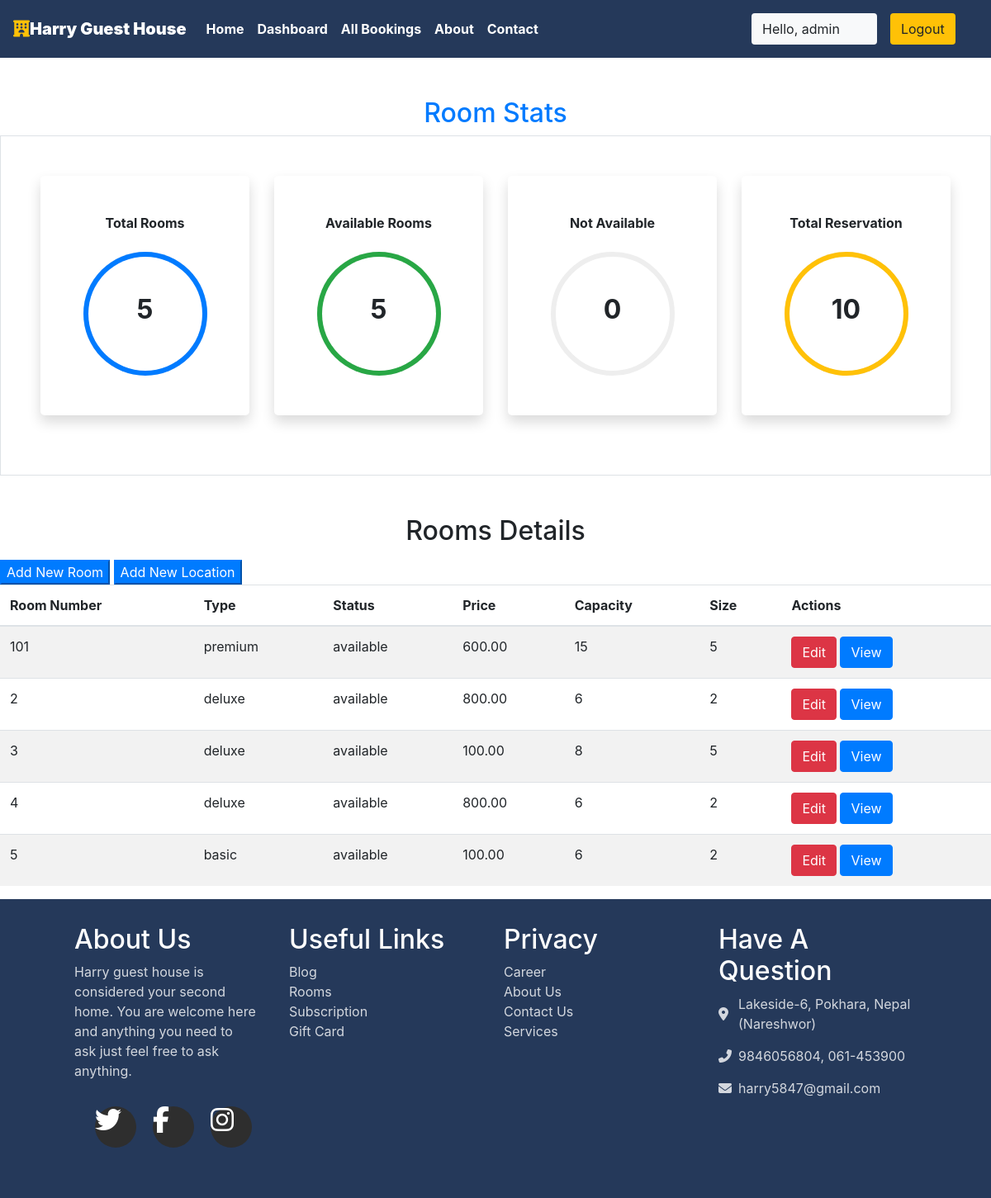
Page /staff/panel (signed in) on the committed database.
### booking/models.py (models this page shows, shortened)
class Rooms(models.Model):
    ROOM_STATUS = (
    ("1", "available"),
    ("2", "not available"),
    )
    ROOM_TYPE = (
    ("1", "premium"),
    ("2", "deluxe"),
    ("3","basic"),
    )
    METHOD = (
    ("Cash On Checkout", "Cash On Checkout"),
    ("Khalti", "Khalti"),
    )
    room_type = models.CharField(max_length=50,choices = ROOM_TYPE)
    capacity = models.IntegerField()
    price = models.DecimalField(decimal_places=2, max_digits=10)
    size = models.IntegerField()
    hotel = models.ForeignKey(Hotels, on_delete = models.CASCADE)
    status = models.CharField(choices =ROOM_STATUS,max_length = 15)
    roomnumber = models.IntegerField()
    payment_method = models.CharField(
        max_length=50, choices = METHOD)

### booking/views.py (the view)
# urls.py: path('staff/panel', views.panel,name="staffpanel"),
@login_required(login_url='/staff')
def panel(request):
    if request.user.is_staff == False:
        return HttpResponse('Access Denied')
    rooms = Rooms.objects.all()
    total_rooms = len(rooms)
    available_rooms = len(Rooms.objects.all().filter(status='1'))
    unavailable_rooms = len(Rooms.objects.all().filter(status='2'))
    reserved = len(Reservation.objects.all())
    hotel = Hotels.objects.values_list('location','id').distinct().order_by()
    response = render(request,'staff/panel.html',{'location':hotel,'reserved':reserved,'rooms':rooms,'total_rooms':total_rooms,'available':available_rooms,'unavailable':unavailable_rooms})
    return HttpResponse(response)

### booking/templatetags/app_tags.py (called while the page is built)
@register.filter
def percentage(value1,value2=100):
    return int(value1)/int(value2)*100

### templates/staff/panel.html (shortened to what this page needs)
{% extends 'basic.html' %} {% block title %} staff panel {% endblock title %}  {% block body %}
<section class="my-5 ">
    {%load app_tags%}
    <h2 class="text-center text-primary">Room Stats</h2>
    <div class="container-fluid px-5 py-5 border">
        <div class="row">
            <div class="col-xl-3 col-lg-6 col-sm-12 mb-4 ">
                <div class="bg-white rounded-lg p-5 shadow">
                    <h2 class="h6 font-weight-bold text-center mb-4">Total Rooms</h2>
                    <div class="progress mx-auto" data-value={{ total_rooms|percentage:total_rooms}}>
                        <span class="progress-left">
                                    <span class="progress-bar border-primary"></span>
                        </span>
                        <span class="progress-right">
                                    <span class="progress-bar border-primary"></span>
                        </span>
                        <div class="progress-value w-100 h-100 rounded-circle d-flex align-items-center justify-content-center">
                            <div class="h2 font-weight-bold">{{ total_rooms}}</div>
                        </div>
                    </div>
                </div>
            </div>
            <div class="col-xl-3 col-lg-6 col-sm-12 mb-4">
                <div class="bg-white rounded-lg p-5 shadow">
                    <h2 class="h6 font-weight-bold text-center mb-4">Available Rooms</h2>
                    <div class="progress mx-auto" data-value={{ available|percentage:total_rooms}}>
                        <span class="progress-left">
                                    <span class="progress-bar border-success"></span>
                        </span>
                        <span class="progress-right">
                                    <span class="progress-bar border-success"></span>
                        </span>
                        <div class="progress-value w-100 h-100 rounded-circle d-flex align-items-center justify-content-center">
                            <div class="h2 font-weight-bold">{{ available}}</div>
                        </div>
                    </div>
                </div>
            </div>
            <div class="col-xl-3 col-lg-6 col-sm-12 mb-4">
                <div class="bg-white rounded-lg p-5 shadow">
                    <h2 class="h6 font-weight-bold text-center mb-4">Not Available</h2>
                    <div class="progress mx-auto" data-value={{ unavailable|percentage:total_rooms}}>
                        <span class="progress-left">
                        </span>
                        <span class="progress-right">
                        </span>
                        <div class="progress-value w-100 h-100 rounded-circle d-flex align-items-center justify-content-center">
                            <div class="h2 font-weight-bold">{{ unavailable}}</div>
                        </div>
                    </div>
                </div>
            </div>
            <div class="col-xl-3 col-lg-6 col-sm-12 mb-4">
                <div class="bg-white rounded-lg p-5 shadow">
                    <h2 class="h6 font-weight-bold text-center mb-4">Total Reservation</h2>
                    <div class="progress mx-auto" data-value={{reserved |percentage:total_rooms}}>
                        <span class="progress-left">
                                    <span class="progress-bar border-warning"></span>
                        </span>
                        <span class="progress-right">
                                    <span class="progress-bar border-warning"></span>
                        </span>
                        <div class="progress-value w-100 h-100 rounded-circle d-flex align-items-center justify-content-center">
                            <div class="h2 font-weight-bold">{{reserved}}</div>
                        </div>
                    </div>
                </div>
            </div>
        </div>
    </div>
</section>
<h2 class="text-center pb-2">Rooms Details</h2>
<Button class="btn-group btn-primary" data-toggle="modal" data-target="#newroom">Add New Room</Button>
<Button class="btn-group btn-primary " data-toggle="modal" data-target="#newlocation">Add New Location</Button>
<table class="table table-striped  ">
    <thead>
        <th>Room Number</th>
        <th>Type</th>
        <th>Status</th>
        <th>Price</th>
        <th>Capacity</th>
        <th>Size</th>
        <th colspan="2">Actions</th>
    </thead>
    {% if rooms %} {% for each_room in rooms %}
    <tr>
        <td>{{each_room.roomnumber}}</td>
        <td>{{each_room.get_room_type_display}}</td>
        <td>{{each_room.get_status_display}}</td>
        <td>{{each_room.price}}</td>
        <td>{{each_room.capacity}}</td>
        <td>{{each_room.size}}</td>
        <td colspan="2">
            <a href="/staff/panel/edit-room?roomid={{each_room.id}}"><Button class="btn btn-danger">Edit</Button></a>
            <a href="/staff/panel/view-room?roomid={{each_room.id}}"><Button class="btn btn-primary">View</Button></a>
        </td>
    </tr>
    {% endfor %} {% endif %}
</table>
{% endblock body %}

### templates/basic.html (shortened to what this page needs)
{% load static %}
<!DOCTYPE html>
<!DOCTYPE html>
<html lang="en">
<head>
    <link rel="stylesheet" href="https://use.fontawesome.com/releases/v5.7.0/css/all.css">
    <link rel="stylesheet" href="{% static 'css/bootstrap.css' %}">
    <link rel="stylesheet" href="https://maxcdn.bootstrapcdn.com/bootstrap/4.5.0/css/bootstrap.min.css" >
    <link rel="stylesheet" href="{% static 'css/demo.css' %}">
</head>
<body style="dbackground-image: url('https://source.unsplash.com/random');height: 100%;">
    <div class="container-fluid px-0">
        <nav class="navbar navbar-expand-lg navbar-dark font-weight-bold" style="background-color: #25395a;">
            <a class="navbar-brand text-bold bg-black " href="/"><i class="fas fa-hotel text-warning"></i><b>Harry Guest House</b></a>
            <div class="collapse navbar-collapse " id="navbarSupportedContent">
                <ul class="navbar-nav mr-auto ">
                    <li class="nav-item active">
                        <a class="nav-link text-bold " href="/home"> Home</a>
                    </li>
                    {% if user.is_staff %}
                    <li class="nav-item active">
                        <a class="nav-link text-bold" href="/staff/panel">Dashboard </a>
                    </li>
                    {% elif user.is_staff == False and user.is_authenticated %}
                    <li class="nav-item active">
                            <a class="nav-link text-bold" href="/user/bookings">My Bookings </a>
                        </li>
                    {% endif %}
                    {% if user.is_staff %}
                    <li class="nav-item active">
                            <a class="nav-link text-bold" href="/staff/allbookings">All Bookings </a>
                        </li>
                    {% endif %}
                    <li class="nav-item active">
                        <a class="nav-link text-bold" href="/about">About</a>
                    </li>
                    <li class="nav-item active">
                        <a class="nav-link text-bold" href="/contact">Contact </a>
                    </li>
                </ul>
                {% if user.is_authenticated %}
                      <button class="btn btn-group bg-light" data-toggle="modal" data-target="#forlogin">
                       Hello, {{request.user}}
                       <a href="/logout" class="nav-link">
                    <button class="btn btn-group bg-warning" data-toggle="modal" data-target="#forlogin">
                        Logout
                    </button></a>&nbsp; &nbsp;
                    </button>
                {% endif %}
            </div>
        </nav>
    </div>
    {% block body %}
    {% endblock body %}
 <footer class="footer">
    <div class="footer-container">
        <div>
            <h2>About Us </h2>
            <p>Harry guest house is considered your second home. You are welcome here and anything you need to ask just feel free to ask anything.</p>
            <ul class="social-icons">
                <li class="flex">
                    <i class="fa fa-twitter fa-2x"></i>
                </li>
                <li class="flex">
                    <i class="fa fa-facebook fa-2x"></i>
                </li>
                <li class="flex">
                    <i class="fa fa-instagram fa-2x"></i>
                </li>
            </ul>
        </div>
        <div>
            <h2>Useful Links</h2>
            <a href="#">Blog</a>
            <a href="#">Rooms</a>
            <a href="#">Subscription</a>
            <a href="#">Gift Card</a>
        </div>
        <div>
            <h2>Privacy</h2>
            <a href="#">Career</a>
            <a href="#">About Us</a>
            <a href="#">Contact Us</a>
            <a href="#">Services</a>
        </div>
        <div>
            <h2>Have A Question</h2>
            <div class="contact-item">
                <span>
                    <i class="fas fa-map-marker-alt"></i>
                </span>
                <span>
                   Lakeside-6, Pokhara, Nepal (Nareshwor)
                </span>
            </div>
            <div class="contact-item">
                <span>
                    <i class="fas fa-phone-alt"></i>
                </span>
                <span>
                    9846056804,
                    061-453900
                </span>
            </div>
            <div class="contact-item">
                <span>
                    <i class="fas fa-envelope"></i>
                </span>
                <span>
                    harry5847@gmail.com
                </span>
            </div>
        </div>
    </div>
</footer>
</body>
</html>

### booking/static/css/demo.css (style rules this page uses)
.footer { background: #25395a; color: #fff; text-align: center; }
.footer-container { width: 85vw; margin: 0 auto; padding: 30px 0; }
.footer-container p, .footer-container a, .footer-container span { opacity: 0.8; }
.footer a { display: block; color: #fff; text-decoration: none; }
.social-icons { list-style: none; display: flex; justify-content: center; padding: 15px 0; }
.social-icons li { margin: 0 10px; width: 50px; height: 50px; background: #2e2e2e; border-radius: 50%; transition: all 0.7s ease; cursor: pointer; }
.contact-item span { display: block; }
@media (min-width: 900px) { .footer-container { display: grid; grid-template-columns: repeat(2, 1fr); grid-gap: 20px; } }
@media (min-width: 1170px) { .footer { text-align: left; } }
@media (min-width: 1170px) { .footer-container { grid-template-columns: repeat(4, 1fr); } }
@media (min-width: 1170px) { .footer-container div:nth-child(1) p { padding-right: 20px; } }
@media (min-width: 1170px) { .contact-item { display: grid; grid-template-columns: 10% 90%; margin-bottom: 15px; align-items: center; } }

### templates/staff/panel.html (style rules this page uses)
.progress { width: 150px; height: 150px; background: none; position: relative; }
.progress::after { content: ""; width: 100%; height: 100%; border-radius: 50%; border: 6px solid #eee; position: absolute; top: 0; left: 0; }
.progress>span { width: 50%; height: 100%; overflow: hidden; position: absolute; top: 0; z-index: 1; }
.progress .progress-left { left: 0; }
.progress .progress-bar { width: 100%; height: 100%; background: none; border-width: 6px; border-style: solid; position: absolute; top: 0; }
.progress .progress-left .progress-bar { left: 100%; border-top-right-radius: 80px; border-bottom-right-radius: 80px; border-left: 0; -webkit-transform-origin: center left; transform-origin: center left; }
.progress .progress-right { right: 0; }
.progress .progress-right .progress-bar { left: -100%; border-top-left-radius: 80px; border-bottom-left-radius: 80px; border-right: 0; -webkit-transform-origin: center right; transform-origin: center right; }
.progress .progress-value { position: absolute; top: 0; left: 0; }
body { min-height: 100vh; }
.rounded-lg { border-radius: 1rem; }

### templates/basic.html (style rules this page uses)
a { text-decoration: none; }

### rows in the picture
Rooms: roomnumber "101", room_type "premium", status "available", price "600.00", capacity "15", size "5"
Rooms: roomnumber "2", room_type "deluxe", status "available", price "800.00", capacity "6", size "2"
Rooms: roomnumber "3", room_type "deluxe", status "available", price "100.00", capacity "8", size "5"
Rooms: roomnumber "4", room_type "deluxe", status "available", price "800.00", capacity "6", size "2"
Rooms: roomnumber "5", room_type "basic", status "available", price "100.00", capacity "6", size "2"

### other values in the picture
{{ request.user }} "admin"
{{ total_rooms }} "5"
{{ available }} "5"
{{ unavailable }} "0"
{{ reserved }} "10"
